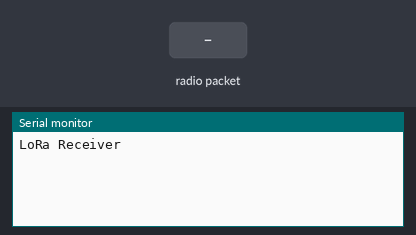
This sketch was run on a simulated Arduino Uno, built with avr-gcc and run on an emulated ATmega328P. On the bench: the last lines printed to the serial monitor. Inputs (shaded band) come from the test bench. No radio packets arrive unless stated.

Above: at 1.2 s.
1.3 s: radio packet "$" arrives
At 2.5 s:
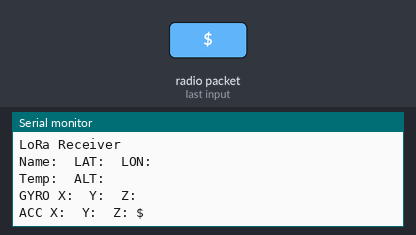
2.8 s: radio packet "1" arrives
At 4.2 s:
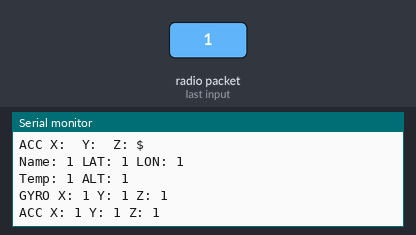

The sketch:

GS_Final.ino
```cpp
#include <SPI.h>
#include <LoRa.h>

String RX_String; //Stores the received packet
int dollarIndex[10];
String gyro_x;
String gyro_y;
String gyro_z;
String acc_x;
String acc_y;
String acc_z;
String temperature_bme;
String humidity_bme;
String altitude_bme;
String SatName = "";
String GPS_lat;
String GPS_lon;

void setup() {
  Serial.begin(9600);
  while (!Serial);

  Serial.println("LoRa Receiver");

  if (!LoRa.begin(434E6)) {
    Serial.println("Starting LoRa failed!");
    while (1);
  }

  LoRa.receive(); //Permanently sets the GS to receive mode
}

void loop() {
  // try to parse packet
  int packetSize = LoRa.parsePacket();
  if(packetSize){
      char RX_Char[packetSize];
    for(int i=0;i<packetSize;i++){
      RX_Char[i] = (char)LoRa.read();
    }
    RX_String = String(RX_Char);
    //Serial.println(RX_String); //uncomment to view the received string on serial monitor
    StringCat(); //Format the received string to view in serial monitor
   }
}

void StringCat(){
  dollarIndex[0]=RX_String.indexOf("$");
  SatName = RX_String.substring(0,dollarIndex[0]);
  dollarIndex[1]=RX_String.indexOf("$",dollarIndex[0]+1);
  GPS_lat = RX_String.substring(dollarIndex[0]+1,dollarIndex[1]);
  dollarIndex[2]=RX_String.indexOf("$",dollarIndex[1]+1);
  GPS_lon = RX_String.substring(dollarIndex[1]+1,dollarIndex[2]);
  dollarIndex[3]=RX_String.indexOf("$",dollarIndex[2]+1);
  temperature_bme = RX_String.substring(dollarIndex[2]+1,dollarIndex[3]);
  dollarIndex[4]=RX_String.indexOf("$",dollarIndex[3]+1);
  altitude_bme = RX_String.substring(dollarIndex[3]+1,dollarIndex[4]);
  dollarIndex[5]=RX_String.indexOf("$",dollarIndex[4]+1);
  gyro_x = RX_String.substring(dollarIndex[4]+1,dollarIndex[5]);
  dollarIndex[6]=RX_String.indexOf("$",dollarIndex[5]+1);
  gyro_y = RX_String.substring(dollarIndex[5]+1,dollarIndex[6]);
  dollarIndex[7]=RX_String.indexOf("$",dollarIndex[6]+1);
  gyro_z = RX_String.substring(dollarIndex[6]+1,dollarIndex[7]);
  dollarIndex[8]=RX_String.indexOf("$",dollarIndex[7]+1);
  acc_x = RX_String.substring(dollarIndex[7]+1,dollarIndex[8]);
  dollarIndex[9]=RX_String.indexOf("$",dollarIndex[8]+1);
  acc_y = RX_String.substring(dollarIndex[8]+1,dollarIndex[9]);
  acc_z = RX_String.substring(dollarIndex[9]+1);
  Serial.print("Name: ");Serial.print(SatName);Serial.print(" LAT: ");Serial.print(GPS_lat);Serial.print(" LON: ");Serial.println(GPS_lon);
  Serial.print("Temp: ");Serial.print(temperature_bme);Serial.print(" ALT: ");Serial.println(altitude_bme);
  Serial.print("GYRO X: ");Serial.print(gyro_x);Serial.print(" Y: ");Serial.print(gyro_y);Serial.print(" Z: ");Serial.println(gyro_z);
  Serial.print("ACC X: ");Serial.print(acc_x);Serial.print(" Y: ");Serial.print(acc_y);Serial.print(" Z: ");Serial.println(acc_z);
}
```

Measured:
- after the input at 1.3 s, the serial monitor: prints a new line at once (image 1)
- after the input at 2.8 s, the serial monitor: prints a new line at once (image 2)
